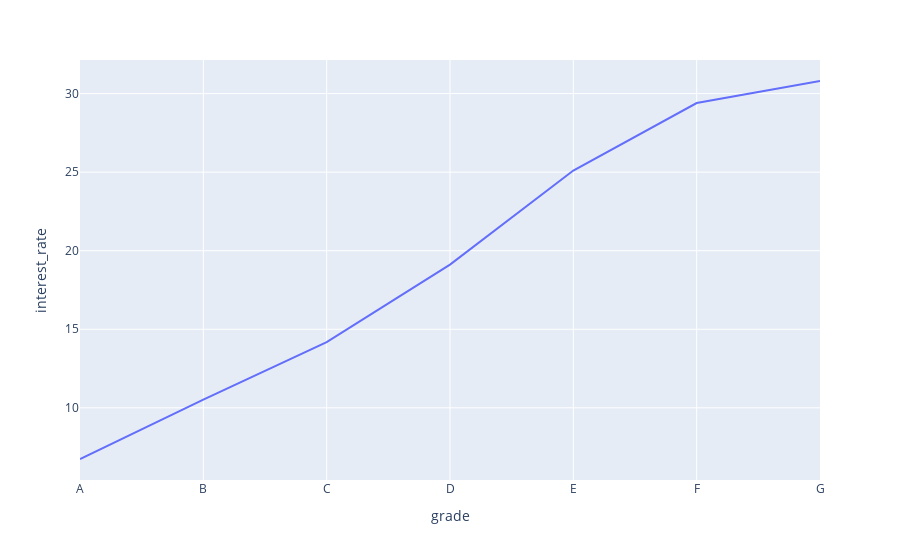

Notebook cell for this chart:
### Markdown cell above
- The interest rate is high for customers who have less than 2 years of employment history.
- Strangely the lowest interest rate are for people with with 7 and 4 years of work experience.
- People with 8 years of employment history also have a high interest rate as compared to others.

### Code cell
## looking at interst rate vs grades
grade = df.groupby('grade').mean()
grade_df=pd.DataFrame(grade['interest_rate'])
grade_df=grade_df.reset_index()

fig = px.line(grade_df, x="grade", y="interest_rate")
fig.show()

### Figure 1 — Plotly figure (JSON) as saved in the notebook; plotly's stock layout.template omitted (floating-point values rounded to 4 significant figures)
{"data": [{"hovertemplate": "grade=%{x}<br>interest_rate=%{y}<extra></extra>", "legendgroup": "", "line": {"color": "#636efa", "dash": "solid"}, "mode": "lines", "name": "", "orientation": "v", "showlegend": false, "type": "scatter", "x": ["A", "B", "C", "D", "E", "F", "G"], "xaxis": "x", "y": [6.743, 10.52, 14.18, 19.11, 25.1, 29.4, 30.8], "yaxis": "y"}], "layout": {"legend": {"tracegroupgap": 0}, "margin": {"t": 60}, "xaxis": {"anchor": "y", "domain": [0, 1], "title": {"text": "grade"}}, "yaxis": {"anchor": "x", "domain": [0, 1], "title": {"text": "interest_rate"}}}}
